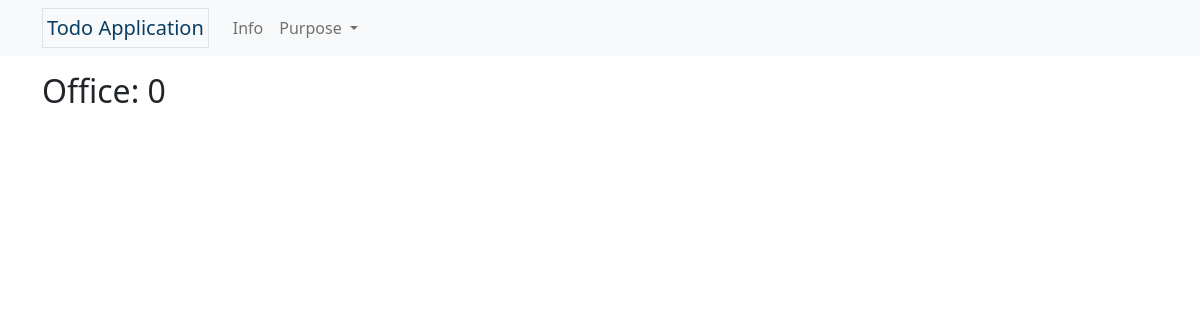
/office_info, run on an earlier commit of the app's database.
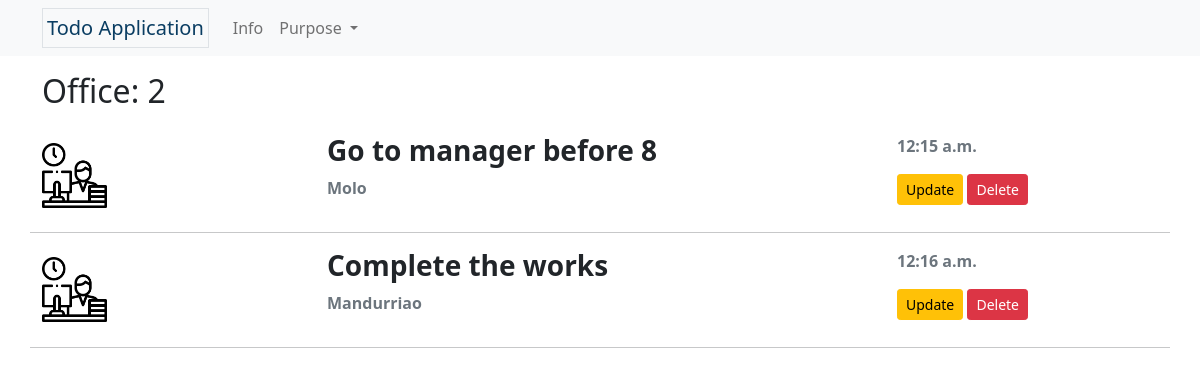
And on a later commit of the database.
### lists/models.py (models this page shows, shortened)
class Tasks(models.Model):
     PURPOSE = (
          ('Personal','Personal'),
          ('Fitness','Fitness'),
          ('School', 'School'),
          ('Business','Business'),
          ('Office','Office'),
     )
     PLACE = (
          ('City Proper', 'City Proper'),
          ('Jaro', 'Jaro'),
          ('La Paz', 'La Paz'),
          ('Lapuz', 'Lapuz'),
          ('Mandurriao', 'Mandurriao'),
          ('Molo', 'Molo'),
          ('Villa Arevalo', 'Villa Arevalo'),
          ('Lapuz', 'Lapuz'),
     )
     purpose = models.CharField(max_length=8, choices=PURPOSE, default='Personal')
     title = models.CharField(max_length=50, unique=True)
     completed = models.BooleanField(default=False)
     slug = models.SlugField(max_length=50, unique=True, blank=True)
     place = models.CharField(max_length=16, choices=PLACE, default='City Proper')
     note = models.TextField(max_length=100, blank=True)
     date_created = models.DateTimeField(default=datetime.now, blank=True)

### lists/views.py (the view)
# urls.py: path('office_info', views.office, name='office-info'),
def office(request):
    office_items = Tasks.objects.filter(purpose='Office').all()
    office_count = Tasks.objects.filter(purpose='Office').count()
    completed_count = Tasks.objects.filter(purpose='Office').filter(completed=True).count()
    completed = Tasks.objects.filter(purpose='Office').filter(completed=True).all().order_by('id')
    context = {'office_items': office_items, 'office_count': office_count, 'completed_count': completed_count, 'completed': completed}
    return render(request, 'lists/office.html', context)

### lists/templates/lists/office.html (shortened to what this page needs)
{% extends 'partials/base.html' %}
{% load static %}
{% load tz %}
{% block content %}
<div class="container">
    <h2 class="mb-4">Office: {{ office_count }}</h2>
    {% for task in office_items %}
        {% if task.completed == False %}
            {% include 'partials/row_item.html' %}
        {% endif %}
    {% endfor %}
</div>
{% endblock content %}

### lists/templates/partials/row_item.html (shortened to what this page needs)
{% load static %}
{% load tz %}
<div class="row">
    <div class="col-3 d-flex align-items-center">
        {% if task.purpose == 'School' %}
            <img src="{% static 'lists/img/school.png' %}" alt="School icon" class="w-25">
        {% elif task.purpose == 'Fitness' %}
            <img src="{% static 'lists/img/fitness.png' %}" alt="Fitness icon" class="w-25">
        {% elif task.purpose == 'Business' %}
            <img src="{% static 'lists/img/stats.png' %}" alt="Business icon" class="w-25">
        {% elif task.purpose == 'Office' %}
            <img src="{% static 'lists/img/work.png' %}" alt="Office icon" class="w-25">
        {% else %}
            <img src="{% static 'lists/img/user.png' %}" alt="Personal icon" class="w-25">
        {% endif %}
    </div>
    <div class="col-6 my-auto">
        <h3 class="fw-bold">{{ task.title|truncatechars:30 }}</h3>
        <p class="text-muted fw-bold">{{ task.place }}</p>
    </div>
    <div class="col-3">
            <p class="text-muted fw-bold">{{ task.date_created|date:'g:i a' }}</p>
            <a href="{% url 'update-task' task.slug %}?next={{ request.path|urlencode }}" class="btn btn-warning btn-sm">Update</a>
            <a href="{% url 'delete-task' task.slug %}?next={{ request.path|urlencode }}" class="btn btn-danger btn-sm">Delete</a>
    </div>
    <hr class="mt-3">
</div>

What changed in the data, as far as the page shows it:
added Tasks: completed False (drawn), title "Go to manager before 8", place "Molo", date_created "12:15 a.m."
added Tasks: completed False (drawn), title "Complete the works", place "Mandurriao", date_created "12:16 a.m."
Also different on the page:
{{ office_count }}: "0" → "2"
